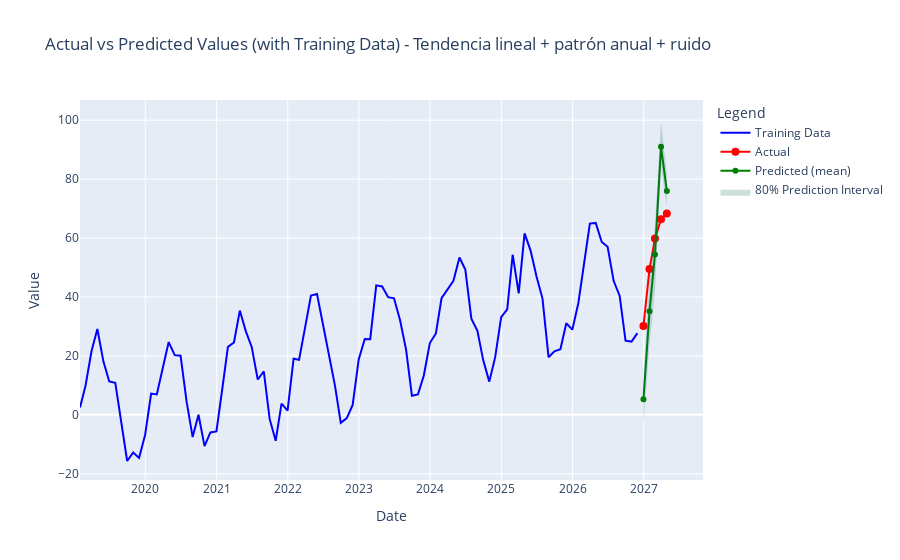

Notebook source saved alongside this figure:
### Code cell
mx.random.seed(42)
np.random.seed(42)


# Example usage:
start_date = pd.Timestamp("2019-01-01")
num_samples = 100

# Generate the time series
time_series1 = np.arange(num_samples) * 0.5 + \
               np.sin(np.arange(num_samples) * 2 * np.pi / 12) * 20 + \
               np.random.normal(loc=0, scale=5, size=num_samples)

time_series = [time_series1]
titles = ['Tendencia lineal + patrón anual + ruido']

# Create and use the forecaster
forecaster = DeepARForecasting(start_date="2019-01-01", freq="ME", prediction_length=5)

for series, title in zip(time_series, titles):
    forecaster.add_time_series(series, title)

forecaster.plot_input_series()

forecaster.run_forecasting_process(series_index=0)
